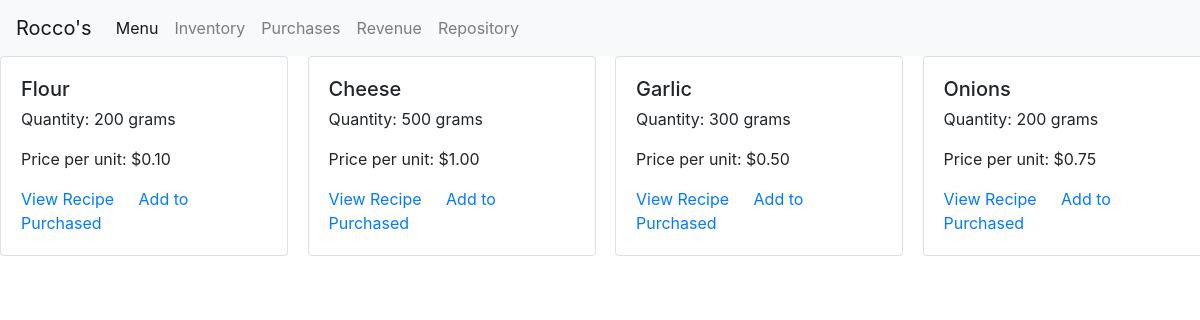
The page /inventory/list on the database its author committed.
### restaurant_app/models.py (models this page shows, shortened)
class Ingredients(models.Model):
    ingredient_name = models.CharField(max_length=200)
    ingredient_quantity = models.IntegerField()
    unit = models.CharField(max_length=50)
    price_per_unit = models.DecimalField(max_digits=5, decimal_places=2)

### restaurant_app/views.py (the view)
# urls.py: path('inventory/list', view_inventory, name='inventorylist'),
def view_inventory(request):
    return render(request, "restaurant_app/ingredients.html", {
        "ingredients": Ingredients.objects.all()
    })

### restaurant_app/templates/restaurant_app/ingredients.html (shortened to what this page needs)
{% extends "restaurant_app/base.html" %}
{% block content %}
<div class="row">
    {% for ingredient in ingredients %}
    <div class="col-md-4 col-sm-6 col-lg-3">
        <div class="card" style="width: 18rem;" border-color="black">
            <div class="card-body">
                <h5 class="card-title"> {{ingredient.ingredient_name}}</h5>
                <p class="card-text"> Quantity: {{ingredient.ingredient_quantity}} {{ingredient.unit}}  </p>
                <p class="card-text"> Price per unit: ${{ingredient.price_per_unit}} </p>
                <a href="/recipereq/view" class="card-link"> View Recipe </a>
                <a href="/purchase/add" class="card-link">Add to Purchased </a>
            </div>
        </div>
    </div>
    {% endfor %}
</div>
{% endblock %}

### restaurant_app/templates/restaurant_app/base.html (shortened to what this page needs)
<!DOCTYPE html>
{% load static %}
<html lang="en">
<head>
    <link rel="stylesheet" href="https://cdn.jsdelivr.net/npm/bootstrap@4.5.3/dist/css/bootstrap.min.css">
    <link rel="stylesheet" href="{% static 'css/style.css' %}">
</head>
<body>
{% include 'restaurant_app/top_menu.html' %}
{% block content%}
{% endblock %}
</body>
</html>

### restaurant_app/templates/restaurant_app/top_menu.html (shortened to what this page needs)
<nav class="navbar navbar-expand-lg navbar-light bg-light">
    <a class="navbar-brand" >Rocco's</a>
    <div class="collapse navbar-collapse" id="navbarNav">
        <ul class="navbar-nav">
            <li class="nav-item active">
                <a class="nav-link" href="/menu/list"> Menu </a>
            </li>
            <li class="nav-item">
                <a class="nav-link" href="/inventory/list"> Inventory </a>
            </li>
            <li class="nav-item">
                <a class="nav-link" href="/purchases/list"> Purchases </a>
            </li>
            <li class="nav-item">
                <a class="nav-link " href="/profitrev/list" > Revenue </a>
            </li>
            <li class="nav-item">
                <a class="nav-link " href="/repository/view" > Repository </a>
            </li>
        </ul>
    </div>
</nav>

### rows shown on the page
Ingredients: ingredient_name "Flour", ingredient_quantity "200", unit "grams", price_per_unit "0.10"
Ingredients: ingredient_name "Cheese", ingredient_quantity "500", unit "grams", price_per_unit "1.00"
Ingredients: ingredient_name "Garlic", ingredient_quantity "300", unit "grams", price_per_unit "0.50"
Ingredients: ingredient_name "Onions", ingredient_quantity "200", unit "grams", price_per_unit "0.75"
